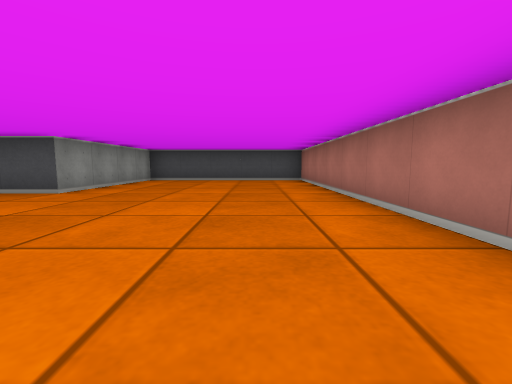
[1] (above)

16 first-person views from a walk through a cub3D maze. The camera is about half as high as the walls, tilts 6° down and sees 90° across. The floor is counted in squares. Each view is taken from the middle of a square. On the plan, view 1 faces up. The plan holds only what a view shows up to about 9 squares ahead; the rest is blank.

[2]
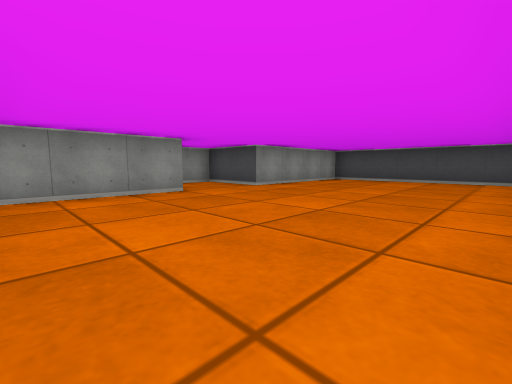

[3]
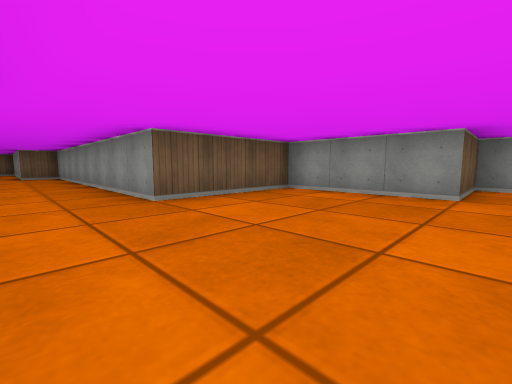

[4]
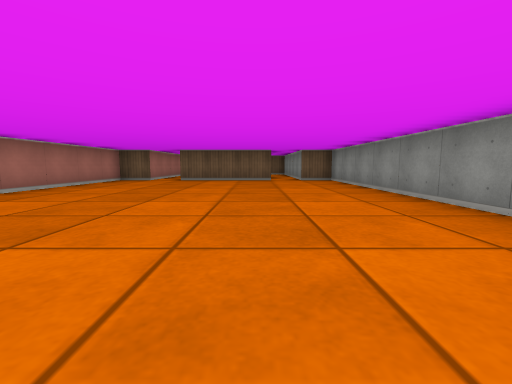

[5]
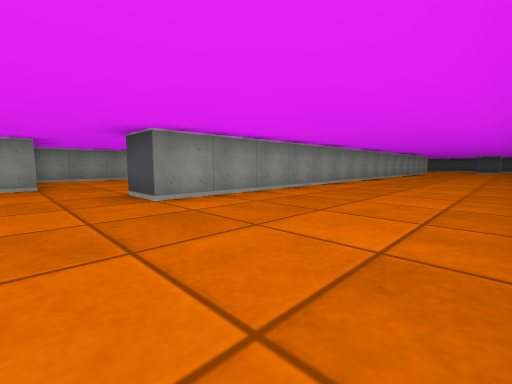

[6]
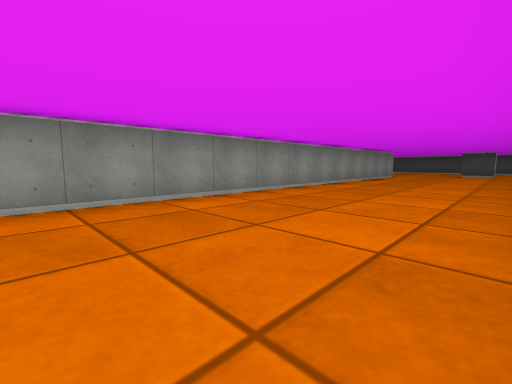

[7]
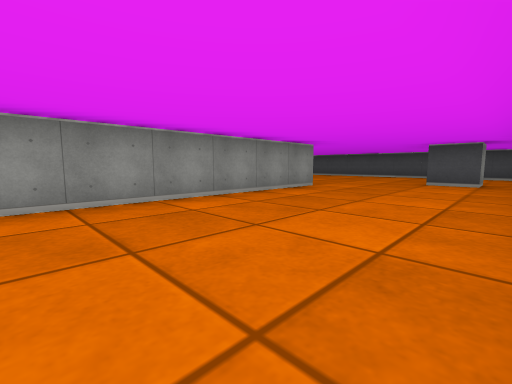

[8]
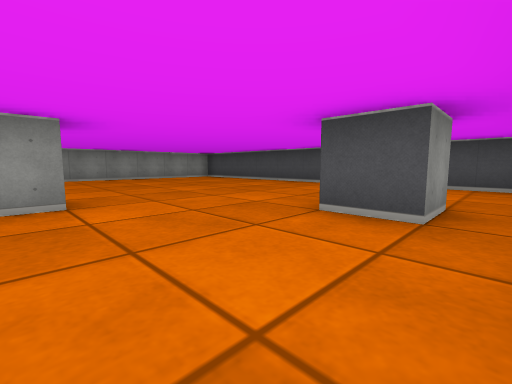

[9]
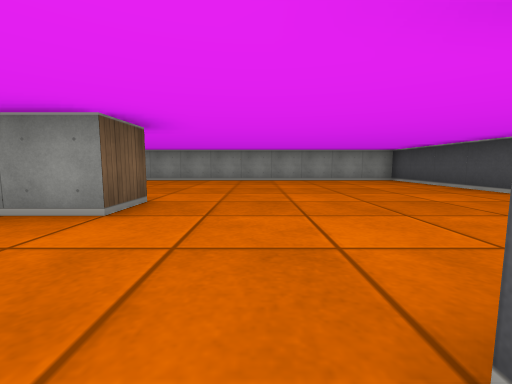

[10]
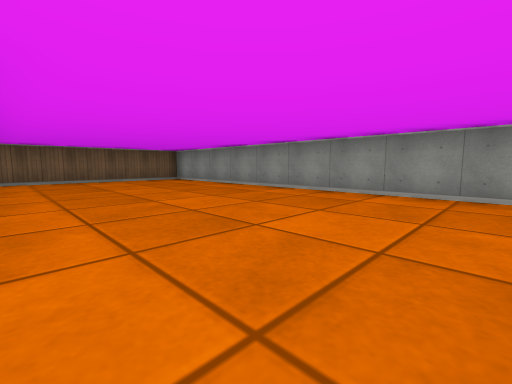

[11]
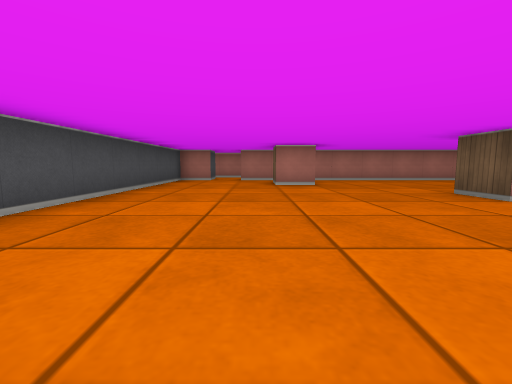

[12]
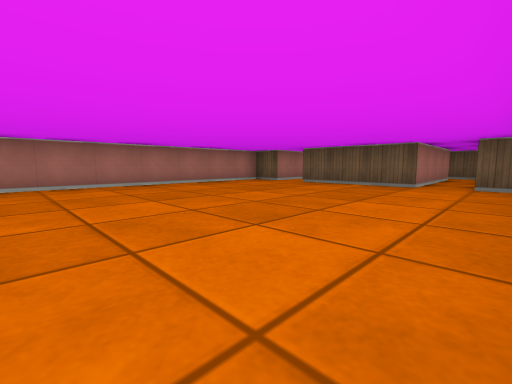

[13]
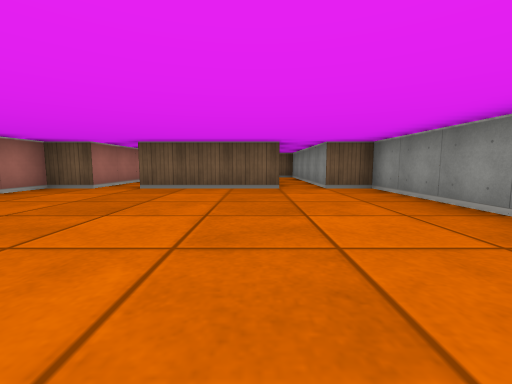

[14]
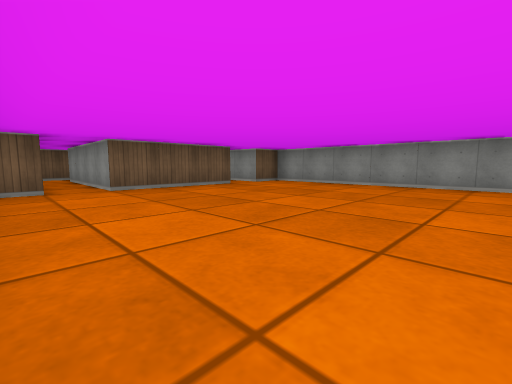

[15]
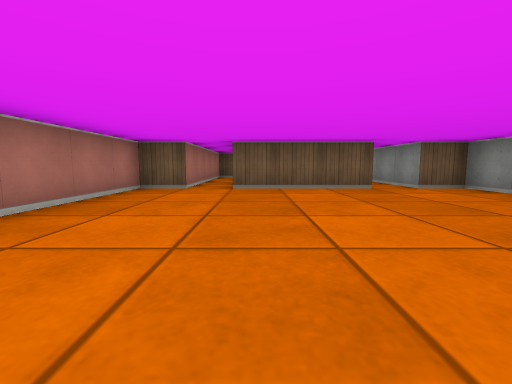

[16]
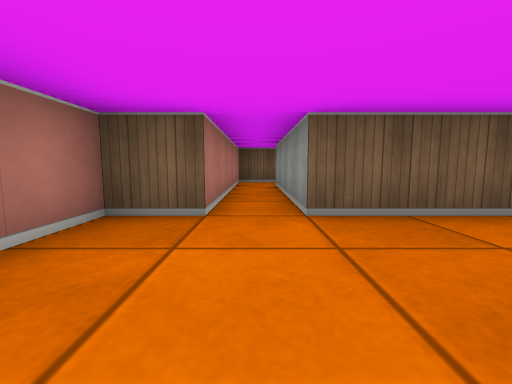

### Floor plan
Points are (right, up) in squares from view 1. A wall is a line through its corners. A room is listed if a view was taken in it or the views show most of it. See-through windows are left out.
Room 1 (views 1, 3)
walls: (1.5, 1.4) (1.5, 8.5) (-3.5, 8.5) (-3.5, 4.5) (-5.5, 4.5) (-5.5, 2.5) (-3.5, 2.5) (-3.5, -0.5) (-0.5, -0.5)
ways out: opening at (0.5, -0.5) to room 2
Room 2 (views 2, 4, 5, 6, 7, 8, 9, 10, 11, 12, 13, 14, 15, 16)
walls: (6.5, 13.4) (6.5, 20.5); (1.5, 16.5) (2.5, 16.5) (2.5, 0.5) (1.5, 0.5); (-0.5, -0.5) (-0.5, -8.5) (0.5, -8.5) (0.5, -12); (4.5, 18.5) (4.5, 19.5) (5.5, 19.5) (5.5, 18.5) (4.5, 18.5); (6.5, 21.5) (6.5, 22.5) (-3.5, 22.5) (-3.5, 9.5) (1, 9.5); (1.5, -12.5) (1.5, -8.5) (4.5, -8.5) (4.5, -12.5); (5.5, -12.5) (5.5, -8.5) (6.5, -8.5) (6.5, -1.9)
ways out: opening at (0.5, -0.5) to room 1; opening at (1, -13); opening at (5, -13)

Where each view was taken, in squares from view 1:
view 1: 0 up, 0 right, facing up
view 2: 0 up, 1 right, facing up-left
view 3: 3 up, 1 right, facing down-left
view 4: 0 up, 2 right, facing down
view 5: 1 down, 6 right, facing up-left
view 6: 5 up, 6 right, facing up-left
view 7: 11 up, 6 right, facing up-left
view 8: 16 up, 6 right, facing up-left
view 9: 18 up, 5 right, facing left
view 10: 18 up, 1 right, facing down-left
view 11: 20 up, 2 left, facing right
view 12: 2 down, 0 right, facing down-right
view 13: 3 down, 2 right, facing down
view 14: 3 down, 6 right, facing down-left
view 15: 3 down, 4 right, facing down
view 16: 6 down, 5 right, facing down
